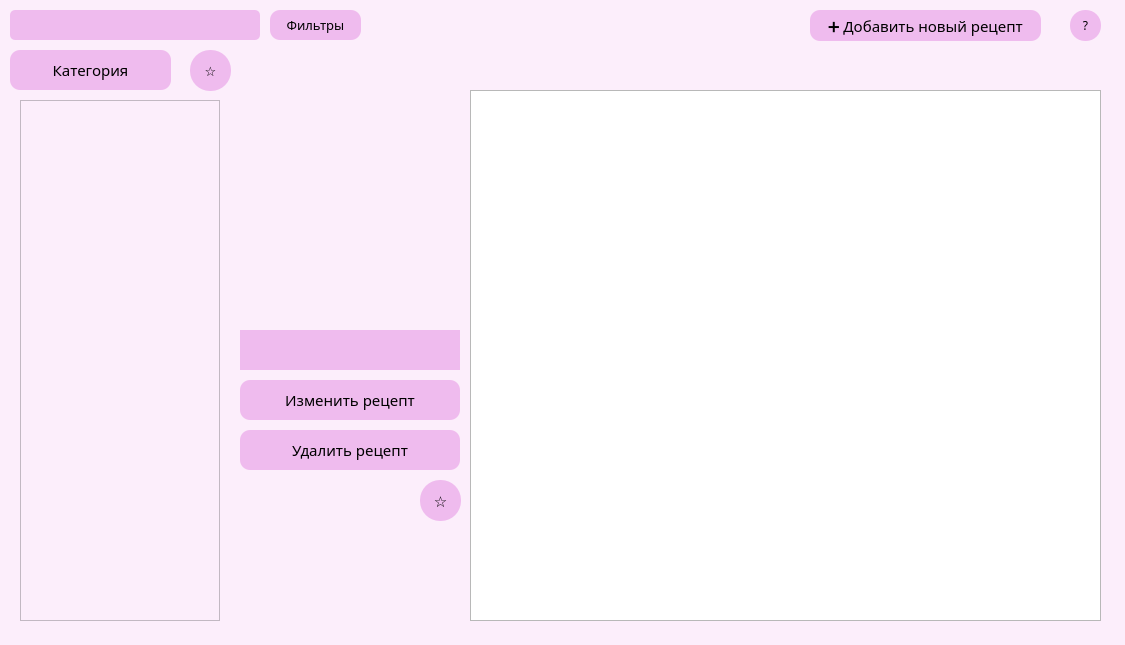
<?xml version="1.0" encoding="UTF-8"?>
<ui version="4.0">
 <class>MainWindow</class>
 <widget class="QMainWindow" name="MainWindow">
  <property name="enabled">
   <bool>true</bool>
  </property>
  <property name="geometry">
   <rect>
    <x>0</x>
    <y>0</y>
    <width>1125</width>
    <height>645</height>
   </rect>
  </property>
  <property name="sizePolicy">
   <sizepolicy hsizetype="Fixed" vsizetype="Fixed">
    <horstretch>0</horstretch>
    <verstretch>0</verstretch>
   </sizepolicy>
  </property>
  <property name="minimumSize">
   <size>
    <width>1125</width>
    <height>645</height>
   </size>
  </property>
  <property name="maximumSize">
   <size>
    <width>1125</width>
    <height>645</height>
   </size>
  </property>
  <property name="cursor">
   <cursorShape>ArrowCursor</cursorShape>
  </property>
  <property name="mouseTracking">
   <bool>false</bool>
  </property>
  <property name="windowTitle">
   <string>RecipeBook</string>
  </property>
  <property name="windowIcon">
   <iconset>
    <normaloff>../src/default.jpg</normaloff>../src/default.jpg</iconset>
  </property>
  <property name="styleSheet">
   <string notr="true">#MainWindow {background: rgb(252, 238, 251);}
QPushButton {
	background: rgb(239, 187, 238);
	border-radius: 10px;
	border-width: 0px;}
QPushButton:hover {
	background: rgb(244, 204, 242);
	border-width: 0px;
	border-radius: 10px;}
QLineEdit {background: rgb(239, 187, 238);}
#nameEdit {border-radius: 15px;
	border-width: 1px;
	min-height: 30px;
	max-height: 30px;
	min-width: 250px;
	max-width: 250px;}
#searchBox {
	border-radius: 5px;
	border-width: 1px;
	min-height: 30px;
	max-height: 30px;
	min-width: 250px;
	max-width: 250px;
	 }
#recipesTable {background: rgb(252, 238, 251);}
#outputBox  {}


</string>
  </property>
  <widget class="QWidget" name="centralwidget">
   <widget class="QPushButton" name="bestButton">
    <property name="geometry">
     <rect>
      <x>190</x>
      <y>50</y>
      <width>41</width>
      <height>41</height>
     </rect>
    </property>
    <property name="font">
     <font>
      <family>Calibri Light</family>
      <pointsize>10</pointsize>
     </font>
    </property>
    <property name="cursor">
     <cursorShape>PointingHandCursor</cursorShape>
    </property>
    <property name="styleSheet">
     <string notr="true">border-radius: 20px;</string>
    </property>
    <property name="text">
     <string>☆</string>
    </property>
   </widget>
   <widget class="QLineEdit" name="searchBox">
    <property name="geometry">
     <rect>
      <x>10</x>
      <y>10</y>
      <width>250</width>
      <height>30</height>
     </rect>
    </property>
    <property name="sizePolicy">
     <sizepolicy hsizetype="Expanding" vsizetype="Fixed">
      <horstretch>0</horstretch>
      <verstretch>0</verstretch>
     </sizepolicy>
    </property>
    <property name="maximumSize">
     <size>
      <width>250</width>
      <height>30</height>
     </size>
    </property>
    <property name="font">
     <font>
      <family>Calibri Light</family>
      <pointsize>10</pointsize>
     </font>
    </property>
    <property name="cursor">
     <cursorShape>IBeamCursor</cursorShape>
    </property>
    <property name="inputMask">
     <string/>
    </property>
    <property name="text">
     <string/>
    </property>
    <property name="frame">
     <bool>true</bool>
    </property>
   </widget>
   <widget class="QTextEdit" name="outputBox">
    <property name="enabled">
     <bool>true</bool>
    </property>
    <property name="geometry">
     <rect>
      <x>470</x>
      <y>90</y>
      <width>631</width>
      <height>531</height>
     </rect>
    </property>
    <property name="font">
     <font>
      <family>Calibri Light</family>
      <pointsize>11</pointsize>
     </font>
    </property>
    <property name="cursor" stdset="0">
     <cursorShape>IBeamCursor</cursorShape>
    </property>
    <property name="readOnly">
     <bool>true</bool>
    </property>
   </widget>
   <widget class="QPushButton" name="categoriesButton">
    <property name="geometry">
     <rect>
      <x>10</x>
      <y>50</y>
      <width>161</width>
      <height>40</height>
     </rect>
    </property>
    <property name="font">
     <font>
      <family>Calibri Light</family>
      <pointsize>11</pointsize>
     </font>
    </property>
    <property name="text">
     <string>Категория</string>
    </property>
   </widget>
   <widget class="QTableView" name="recipesTable">
    <property name="geometry">
     <rect>
      <x>20</x>
      <y>100</y>
      <width>200</width>
      <height>521</height>
     </rect>
    </property>
    <property name="font">
     <font>
      <family>Calibri Light</family>
     </font>
    </property>
    <property name="styleSheet">
     <string notr="true"/>
    </property>
   </widget>
   <widget class="QPushButton" name="addButton">
    <property name="geometry">
     <rect>
      <x>810</x>
      <y>10</y>
      <width>231</width>
      <height>31</height>
     </rect>
    </property>
    <property name="font">
     <font>
      <family>Calibri Light</family>
      <pointsize>11</pointsize>
     </font>
    </property>
    <property name="styleSheet">
     <string notr="true"/>
    </property>
    <property name="text">
     <string>➕ Добавить новый рецепт</string>
    </property>
   </widget>
   <widget class="QPushButton" name="edit_bestButton">
    <property name="geometry">
     <rect>
      <x>420</x>
      <y>480</y>
      <width>41</width>
      <height>41</height>
     </rect>
    </property>
    <property name="font">
     <font>
      <family>Calibri Light</family>
      <pointsize>11</pointsize>
     </font>
    </property>
    <property name="cursor">
     <cursorShape>PointingHandCursor</cursorShape>
    </property>
    <property name="focusPolicy">
     <enum>Qt::StrongFocus</enum>
    </property>
    <property name="styleSheet">
     <string notr="true">border-radius: 20px;</string>
    </property>
    <property name="text">
     <string>☆</string>
    </property>
   </widget>
   <widget class="QLabel" name="picLabel">
    <property name="geometry">
     <rect>
      <x>240</x>
      <y>90</y>
      <width>220</width>
      <height>220</height>
     </rect>
    </property>
    <property name="text">
     <string/>
    </property>
   </widget>
   <widget class="QPushButton" name="editButton">
    <property name="geometry">
     <rect>
      <x>240</x>
      <y>380</y>
      <width>220</width>
      <height>40</height>
     </rect>
    </property>
    <property name="font">
     <font>
      <family>Calibri Light</family>
      <pointsize>11</pointsize>
     </font>
    </property>
    <property name="text">
     <string>Изменить рецепт</string>
    </property>
   </widget>
   <widget class="QPushButton" name="deleteButton">
    <property name="geometry">
     <rect>
      <x>240</x>
      <y>430</y>
      <width>220</width>
      <height>40</height>
     </rect>
    </property>
    <property name="font">
     <font>
      <family>Calibri Light</family>
      <pointsize>11</pointsize>
     </font>
    </property>
    <property name="text">
     <string>Удалить рецепт</string>
    </property>
   </widget>
   <widget class="QLineEdit" name="nameLabel">
    <property name="geometry">
     <rect>
      <x>240</x>
      <y>330</y>
      <width>220</width>
      <height>40</height>
     </rect>
    </property>
    <property name="sizePolicy">
     <sizepolicy hsizetype="Expanding" vsizetype="Ignored">
      <horstretch>0</horstretch>
      <verstretch>0</verstretch>
     </sizepolicy>
    </property>
    <property name="minimumSize">
     <size>
      <width>220</width>
      <height>40</height>
     </size>
    </property>
    <property name="maximumSize">
     <size>
      <width>220</width>
      <height>40</height>
     </size>
    </property>
    <property name="font">
     <font>
      <family>Calibri Light</family>
      <pointsize>10</pointsize>
     </font>
    </property>
    <property name="styleSheet">
     <string notr="true">border:none;</string>
    </property>
    <property name="readOnly">
     <bool>true</bool>
    </property>
   </widget>
   <widget class="QPushButton" name="filterButton">
    <property name="geometry">
     <rect>
      <x>270</x>
      <y>10</y>
      <width>91</width>
      <height>30</height>
     </rect>
    </property>
    <property name="font">
     <font>
      <family>Calibri Light</family>
      <pointsize>10</pointsize>
     </font>
    </property>
    <property name="text">
     <string>Фильтры</string>
    </property>
   </widget>
   <widget class="QPushButton" name="helpButton">
    <property name="geometry">
     <rect>
      <x>1070</x>
      <y>10</y>
      <width>31</width>
      <height>31</height>
     </rect>
    </property>
    <property name="font">
     <font>
      <family>Calibri Light</family>
      <pointsize>9</pointsize>
     </font>
    </property>
    <property name="styleSheet">
     <string notr="true">border-radius: 15px;</string>
    </property>
    <property name="text">
     <string>?</string>
    </property>
   </widget>
   <zorder>bestButton</zorder>
   <zorder>outputBox</zorder>
   <zorder>categoriesButton</zorder>
   <zorder>recipesTable</zorder>
   <zorder>addButton</zorder>
   <zorder>edit_bestButton</zorder>
   <zorder>picLabel</zorder>
   <zorder>editButton</zorder>
   <zorder>deleteButton</zorder>
   <zorder>nameLabel</zorder>
   <zorder>searchBox</zorder>
   <zorder>filterButton</zorder>
   <zorder>helpButton</zorder>
  </widget>
 </widget>
 <resources/>
 <connections/>
</ui>
